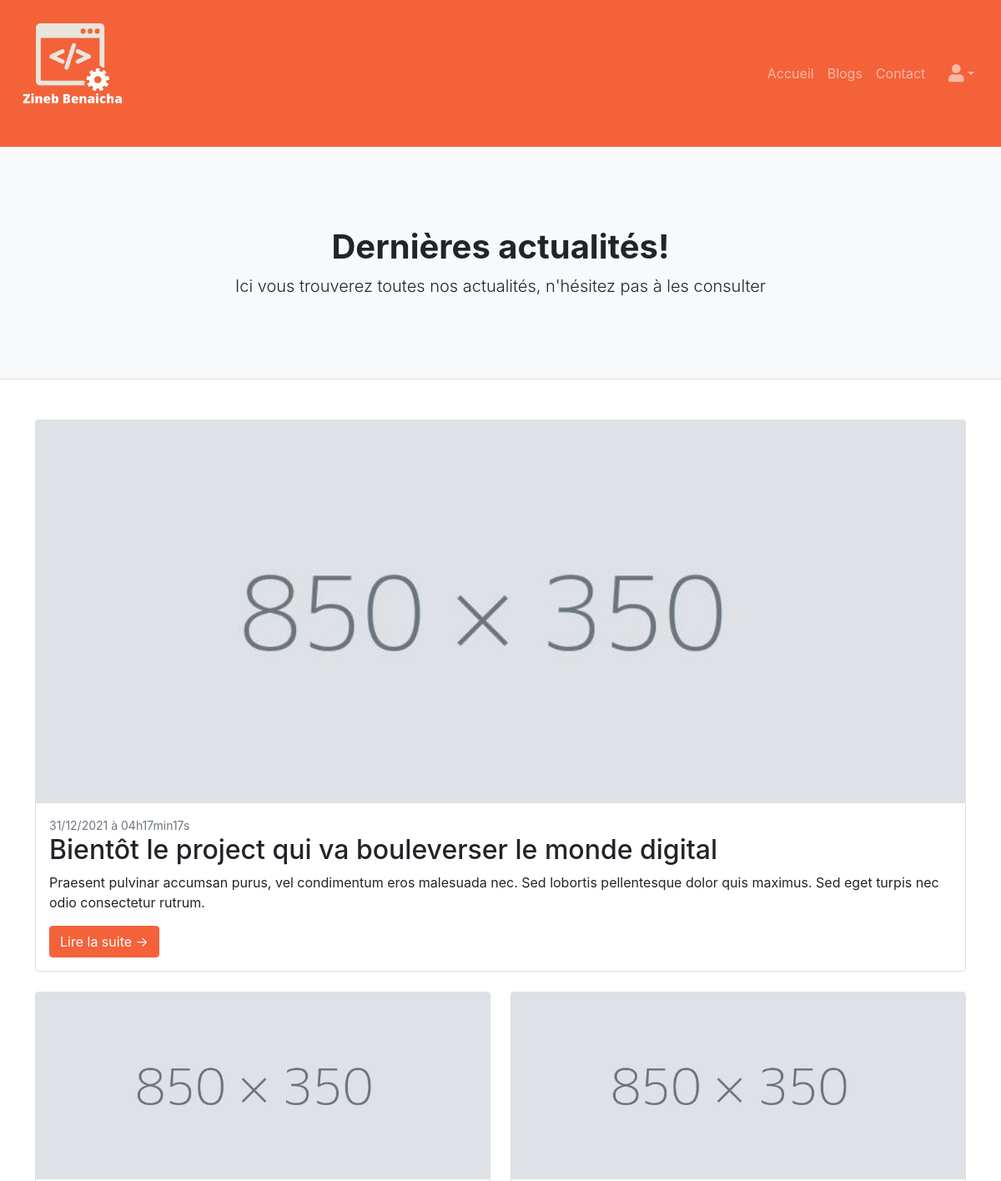
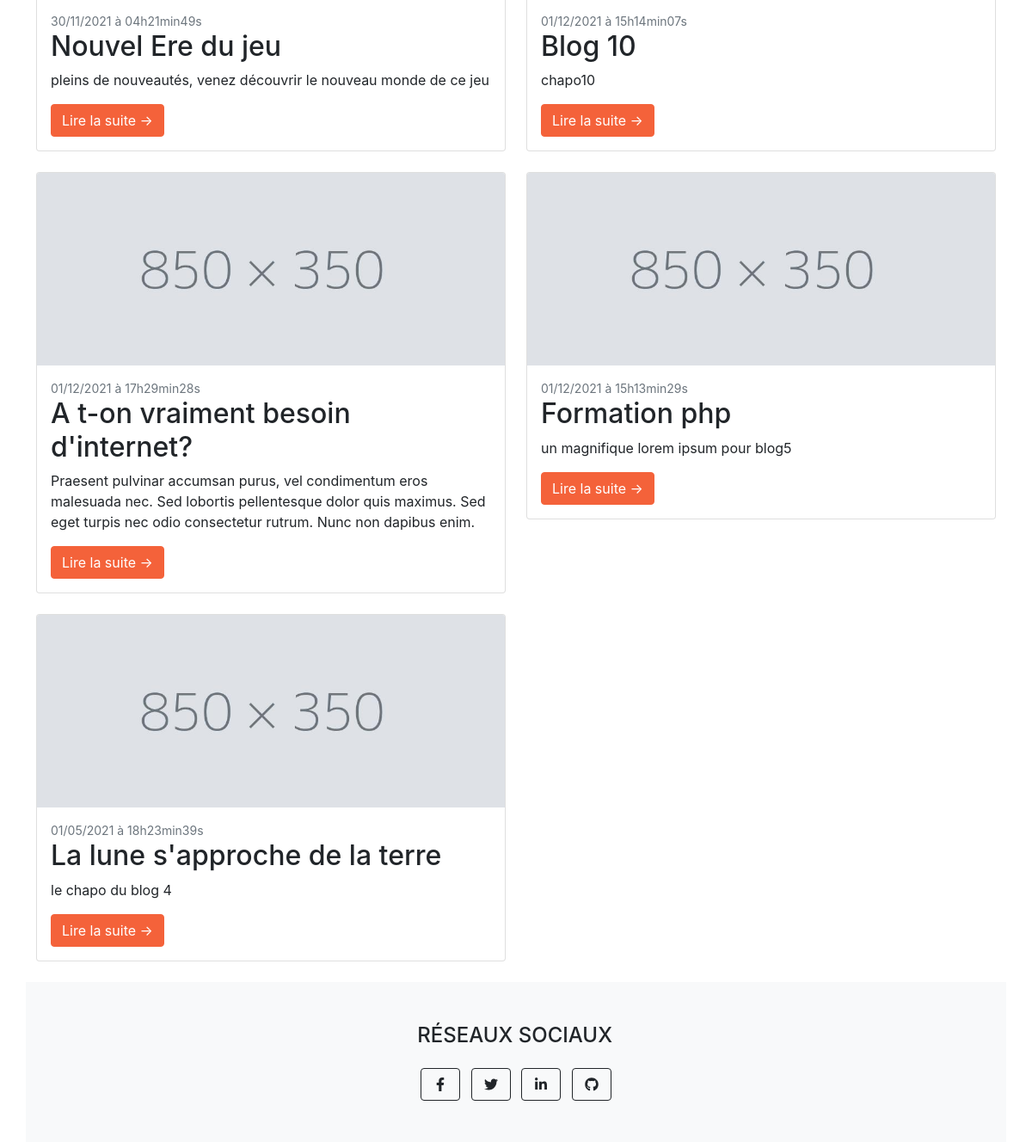
Screenshot of /index.php?action=listBlogs with the database file from the repository (2 pictures, top to bottom).
### tables this page shows
CREATE TABLE `blog` (
  `id` int(11) NOT NULL,
  `title` varchar(100) NOT NULL,
  `chapo` varchar(500) NOT NULL,
  `content` varchar(7000) NOT NULL,
  `author` varchar(100) NOT NULL,
  `last_update` datetime NOT NULL
);

### controller/FrontendController.class.php (called while the page is built, shortened)
<?php
require_once dirname(__DIR__) . DIRECTORY_SEPARATOR . 'model' . DIRECTORY_SEPARATOR . 'BlogManager.class.php';
class FrontendController
{
    public function listBlogs()
    {
        $blogManager = new BlogManager();
        $blogsNumber = $blogManager->blogsNumber();
        $listBlogs = $blogManager->getBlogs();
        require_once dirname(__DIR__) . DIRECTORY_SEPARATOR . 'view' . DIRECTORY_SEPARATOR . 'listBlogsView.php';
    }
}

### model/BlogManager.class.php (called while the page is built, shortened)
<?php
class BlogManager extends Manager
{
    public function blogsNumber()
    {
        $db = $this->dbConnect();
        $req = $db->query('SELECT COUNT(*) FROM blog');
        $result = $req->fetch();
        return $result[0];
    }
    public function getBlogs()
    {
        $db = $this->dbConnect();
        $req = $db->query('SELECT id, title, chapo, author, DATE_FORMAT(last_update, \'%d/%m/%Y à %Hh%imin%ss\') AS last_update FROM blog ORDER BY last_update DESC');
        return $req;
    }
}

### view/listBlogsView.php (the view, shortened to what this page needs)
<!DOCTYPE html>
<html lang="en">
    <head>
        <link href="../public/css/styles.css" rel="stylesheet" />
    </head>
    <body>
        <nav class="navbar navbar-expand-lg navbar-dark bg-primary">
            <div class="container">
                <a class="navbar-brand d-none d-lg-block" href="index.php?action=home"><img src="public/img/logo/logo.png" height="150"/></a>
                <div class="collapse navbar-collapse" id="navbarSupportedContent">
                    <ul class="navbar-nav ms-auto mb-2 mb-lg-0">
                        <li class="nav-item"><a class="nav-link" href="index.php?action=home">Accueil</a></li>
                        <li class="nav-item"><a class="nav-link" href="index.php?action=listBlogs">Blogs</a></li>
                        <li class="nav-item"><a class="nav-link" href="index.php?action=displayView&viewName=contact">Contact</a></li>
                    </ul>
                </div>
            </div>
            <ul class="navbar-nav ms-auto ms-md-0 me-3 me-lg-4">
                    <li class="nav-item dropdown">
                        <a class="nav-link dropdown-toggle" id="navbarDropdown" href="#" role="button" data-bs-toggle="dropdown" aria-expanded="false"><i class="fas fa-user fa-lg"></i></a>
                    </li>
            </ul>
        </nav>
        <header class="py-5 bg-light border-bottom mb-5">
            <div class="container">
                <div class="text-center my-5">
                    <h1 class="fw-bolder">Dernières actualités!</h1>
                    <p class="lead mb-0">Ici vous trouverez toutes nos actualités, n'hésitez pas à les consulter</p>
                </div>
            </div>
        </header>
        <div class="container">
            <div class="row">
                <div class="col-lg-12">
                    <?php
                        if ($blogsNumber > 0) {
                            $data = $listBlogs->fetch();
                            if ($data !== false) {
                                $photoName = 'public\img\photos_blogs/blog_' . $data['id'] . '.jpg';
                                if (!file_exists($photoName)) {
                                    $photoName = 'public\img\photos_blogs/blog_standard.jpg';
                                }
                                echo '<div class="card mb-4">
                                            <a href="#!"><img class="card-img-top" src="' . $photoName . '" alt="image non disponible" /></a>
                                            <div class="card-body">
                                                <div class="small text-muted">' . $data['last_update'] . '</div>
                                                <h2 class="card-title">' . htmlspecialchars($data['title']) . '</h2>
                                                <p class="card-text">' . nl2br(htmlspecialchars($data['chapo'])) . '</p>
                                                <a class="btn btn-primary" href="index.php?action=displayBlog&id=' . $data['id'] . '">Lire la suite →</a>
                                            </div>
                                        </div>';
                            }
                            $blogsNumber--;
                        }
                    ?>
                    <div class="row">
                        <?php while ($blogsNumber > 0) {
                            for ($i = 1; $i < 3; $i++) {?>
                                <div class="col-lg-6">
                                    <?php
                                    $data = $listBlogs->fetch();
                                    if ($data !== false) {
                                        $photoName = 'public\img\photos_blogs/blog_' . $data['id'] . '.jpg';
                                        if (!file_exists($photoName)) {
                                            $photoName = 'public\img\photos_blogs/blog_standard.jpg';
                                        }
                                        echo '<div class="card mb-4">
                                                    <a href="#!"><img class="card-img-top" src="' . $photoName . '" alt="image non disponible" /></a>
                                                    <div class="card-body">
                                                        <div class="small text-muted">' . $data['last_update'] . '</div>
                                                        <h2 class="card-title">' . htmlspecialchars($data['title']) . '</h2>
                                                        <p class="card-text">' . nl2br(htmlspecialchars($data['chapo'])) . '</p>
                                                        <a class="btn btn-primary" href="index.php?action=displayBlog&id=' . $data['id'] . '">Lire la suite →</a>
                                                    </div>
                                                </div>';
                                    }
                                    $blogsNumber--;
                                    $data = $listBlogs->fetch();
                                    if ($data !== false) {
                                        $photoName = 'public\img\photos_blogs/blog_' . $data['id'] . '.jpg';
                                        if (!file_exists($photoName)) {
                                            $photoName = 'public\img\photos_blogs/blog_standard.jpg';
                                        }
                                        echo '<div class="card mb-4">
                                                    <a href="#!"><img class="card-img-top" src="' . $photoName . '" alt="image non disponible" /></a>
                                                    <div class="card-body">
                                                        <div class="small text-muted">' . $data['last_update'] . '</div>
                                                        <h2 class="card-title">' . htmlspecialchars($data['title']) . '</h2>
                                                        <p class="card-text">' . nl2br(htmlspecialchars($data['chapo'])) . '</p>
                                                        <a class="btn btn-primary" href="index.php?action=displayBlog&id=' . $data['id'] . '">Lire la suite →</a>
                                                    </div>
                                                </div>';
                                    }
                                    $blogsNumber--;
                                    ?>
                                </div>
                            <?php
                            }
                        }?>
                    </div>
                </div>
        <footer class="bg-light py-5">
            <div class="container d-flex justify-content-center">
                <div>
                    <h4 class="text-uppercase mb-4">Réseaux sociaux</h4>
                    <a class="btn btn-outline-dark btn-social mx-1" href="https://www.facebook.com/"><i class="fab fa-fw fa-facebook-f"></i></a>
                    <a class="btn btn-outline-dark btn-social mx-1" href="https://twitter.com/"><i class="fab fa-fw fa-twitter"></i></a>
                    <a class="btn btn-outline-dark btn-social mx-1" href="https://www.linkedin.com/"><i class="fab fa-fw fa-linkedin-in"></i></a>
                    <a class="btn btn-outline-dark btn-social mx-1" href="https://github.com/"><i class="fab fa-fw fa-github"></i></a>
                </div>
            </div>
        </footer>
    </body>
</html>

### index.php (shortened to what this page needs)
<?php
$frontendController = new FrontendController();
$backendController = new BackendController();
if (isset($_GET['action'])) {
    if ($_GET['action'] == 'home') {
        $frontendController->homePage();
    } elseif ($_GET['action'] == 'listBlogs') {
        $frontendController->listBlogs();
    } elseif ($_GET['action'] == 'displayBlog') {
        if (isset($_GET['id']) && $_GET['id'] > 0) {
            $frontendController->displayBlog($_GET['id']);
        }
    } elseif ($_GET['action'] == 'displayView') {
        if (isset($_GET['viewName']) && !empty($_GET['viewName'])) {
            require_once 'view/' . $_GET['viewName'] . 'View.php';
        }
    } elseif ($_GET['action'] == 'logout') {
        $frontendController->destroySession();
    } elseif ($_GET['action'] == 'manageUsersForAdmin') {
        $backendController->displayUsers();
    } elseif ($_GET['action'] == 'deleteUserByAdmin') {
        if (isset($_GET['id_user']) && $_GET['id_user'] > 0) {
            $backendController->removeUser(htmlspecialchars($_GET['id_user']));
        } else {
            require_once 'view/adminDashboardView.php';
        }
    } elseif ($_GET['action'] == 'validateUserByAdmin') {
        if (isset($_GET['id_user']) && $_GET['id_user'] > 0) {
            $backendController->validateUser(htmlspecialchars($_GET['id_user']));
        } else {
            require_once 'view/adminDashboardView.php';
        }
    } elseif ($_GET['action'] == 'manageCommentsForAdmin') {
        $backendController->displayComments();
    } elseif ($_GET['action'] == 'deleteCommentByAdmin') {
        if (isset($_GET['id_comment']) && $_GET['id_comment'] > 0) {
            $backendController->removeComment(htmlspecialchars($_GET['id_comment']));
        } else {
            require_once 'view/adminDashboardView.php';
        }
    } elseif ($_GET['action'] == 'validateCommentByAdmin') {
        if (isset($_GET['id_comment']) && $_GET['id_comment'] > 0) {
            $backendController->validateComment(htmlspecialchars($_GET['id_comment']));
        } else {
            require_once 'view/adminDashboardView.php';
        }
    } elseif ($_GET['action'] == 'manageBlogsForAdmin') {
        $backendController->displayBlogs();
    } elseif ($_GET['action'] == 'editBlogByAdmin') {
        if (isset($_GET['id_blog']) && $_GET['id_blog'] > 0) {
            $backendController->displayBlogInformationsForEdition(htmlspecialchars($_GET['id_blog']));
        } else {
            require_once 'view/adminDashboardView.php';
        }
    } elseif ($_GET['action'] == 'deleteBlogByAdmin') {
        if (isset($_GET['id_blog']) && $_GET['id_blog'] > 0) {
            $backendController->removeBlog(htmlspecialchars($_GET['id_blog']));
        } else {
            require_once 'view/adminDashboardView.php';
        }
    }
    elseif ($_GET['action'] == 'createBlogRequest') {
        require_once 'view/creationBlogView.php';
    }
} else {
    $frontendController->homePage();
}

### rows the page displays
blog: title "Bientôt le project qui va bouleverser le monde digital", chapo "Praesent pulvinar accumsan purus, vel condimentum eros malesuada nec. Sed lobortis pellentesque dolor quis maximus. Sed eget turpis nec odio consectetur rutrum."
blog: last_update "30/11/2021 à 04h21min49s", title "Nouvel Ere du jeu", chapo "pleins de nouveautés, venez découvrir le nouveau monde de ce jeu", last_update "01/12/2021 à 17h29min28s", blog.title "A t-on vraiment besoin d'internet?", blog.chapo "Praesent pulvinar accumsan purus, vel condimentum eros malesuada nec. Sed lobortis pellentesque dolor quis maximus. Sed eget turpis nec odio consectetur rutrum. Nunc non dapibus enim."
blog: last_update "01/12/2021 à 15h14min07s", title "Blog 10", chapo "chapo10", last_update "01/12/2021 à 15h13min29s", blog.title "Formation php", blog.chapo "un magnifique lorem ipsum pour blog5"
blog: last_update "01/05/2021 à 18h23min39s", title "La lune s'approche de la terre", chapo "le chapo du blog 4"

### other values shown
$data['last_update'] "31/12/2021 à 04h17min17s"
